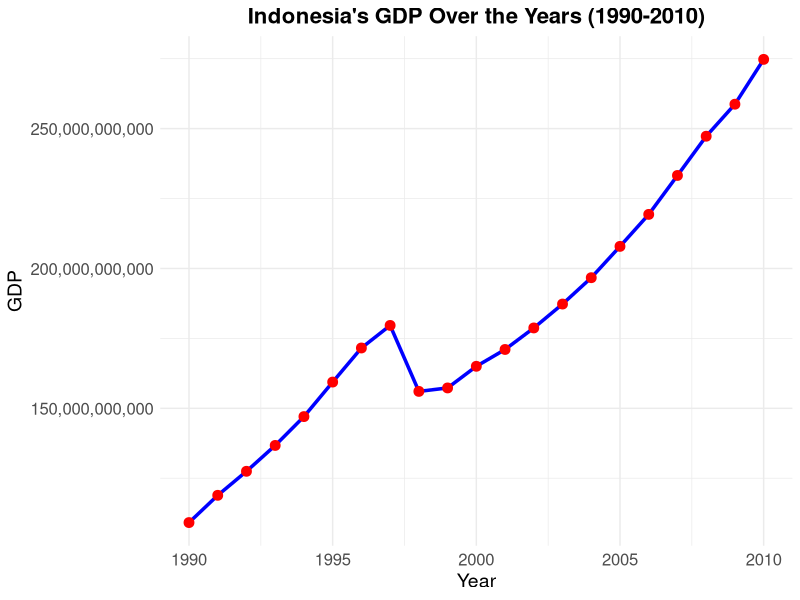

This chart was generated by the following R code:
## ---- chunk 1
knitr::opts_chunk$set(echo = TRUE)
## ---- chunk 2
library(dslabs)
library(tidyverse)
library(dplyr)

data(gapminder)
#View(gapminder)
## ---- chunk 3
# banyak baris
length(gapminder$country)

# nama kolom pada dataset
names(gapminder)
## ---- chunk 4
class(gapminder$continent)
## ---- chunk 5
length(unique(gapminder$country[gapminder$country != "Israel"]))
## ---- chunk 6
names(gapminder)[sapply(gapminder, anyNA)]
## ---- chunk 7
# Cek apakah ada NA di setiap kolom dan ganti dengan 0, simpan dalam vector baru
vector_infant_mortality <- ifelse(is.na(gapminder$infant_mortality), 0, gapminder$infant_mortality)
vector_fertility <- ifelse(is.na(gapminder$fertility), 0, gapminder$fertility)
vector_population <- ifelse(is.na(gapminder$population), 0, gapminder$population)
vector_gdp <- ifelse(is.na(gapminder$gdp), 0, gapminder$gdp)

# Tampilkan 5 data dari masing-masing vector
head(vector_infant_mortality, 5)
head(vector_fertility, 5)
head(vector_population, 5)
head(vector_gdp, 5)
## ---- chunk 8
# Ubah kolom di dataset dengan vektor yang telah dibuat
gapminder$infant_mortality <- vector_infant_mortality
gapminder$fertility <- vector_fertility
gapminder$population <- vector_population
gapminder$gdp <- vector_gdp

# Periksa hasil untuk memastikan NA telah diganti
head(gapminder, 5)
## ---- chunk 9
gapminder %>% arrange(desc(gdp)) %>% filter((continent == "Asia" | continent == "Africa"), year == 1998) %>% select(country, gdp) %>% head(10)
## ---- chunk 10
gapminder %>% filter(continent == "Asia") %>% group_by(region) %>% summarize(average_gdp = mean(gdp, na.rm = TRUE))
## ---- chunk 11
# Filter data untuk Indonesia dari tahun 1990 hingga 2010
indonesia_gdp <- subset(gapminder, country == "Indonesia" & year >= 1990 & year <= 2010)

# Plot line graph menggunakan ggplot2
ggplot(indonesia_gdp, aes(x = year, y = gdp)) +
  geom_line(color = "blue", size = 1.2) +               # Perbesar ukuran garis
  geom_point(color = "red", size = 3) +                 # Perbesar ukuran titik
  labs(title = "Indonesia's GDP Over the Years (1990-2010)",
       x = "Year",
       y = "GDP") +
  theme_minimal() +
  theme(
    plot.title = element_text(size = 16, face = "bold", hjust = 0.5),  # Judul lebih besar, bold, dan center
    axis.title.x = element_text(size = 14),                            # Ukuran label sumbu x
    axis.title.y = element_text(size = 14),                            # Ukuran label sumbu y
    axis.text.x = element_text(size = 12),                             # Ukuran angka di sumbu x
    axis.text.y = element_text(size = 12)                              # Ukuran angka di sumbu y
  ) +
  scale_y_continuous(labels = scales::comma)                           # Format sumbu y dengan koma untuk ribuan/miliar
